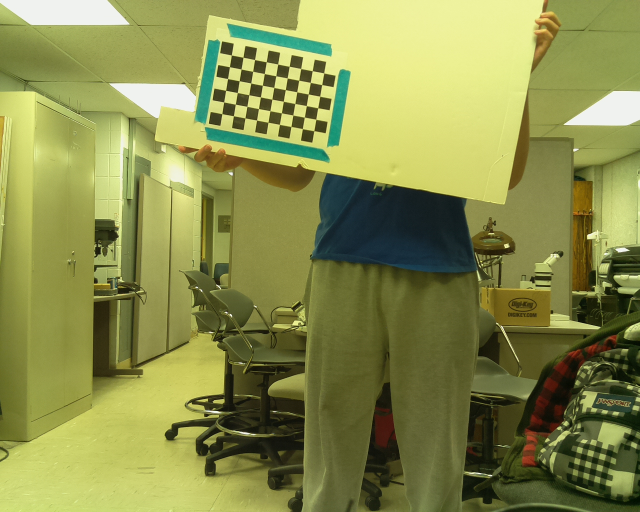
#> input picture Calib/calib_img/calib_left00.jpg, 1280 x 1024 px (shown at 1/2 size); its folder holds 4 pictures in this run
$ python calib.py
#> lines starting #> are read from the running program, lines starting #| are printed output that depends on the picture; after the words box and inside, x2 and y2 are one past the last pixel; in counts of white or black regions, pixels touching at a corner belong together
#!/usr/bin/env python
import cv2 as cv
from copy import deepcopy
import numpy as np
import argparse
from glob import glob
from calib_exception import *

# calib r c size


class Camera:

    # Camera ID
    # cameraMatrix
    # distortionMatrix
    # focal length
    # horizontal view angle
    #

    def __init__(self, **kwargs):
        self.cameraID = 0
        self.camMat = None
        self.distMat = None
        self.rvec = None
        self.tvec = None
        self.newCam = None
        self.focal = 3.6
        self.error = 0
        self.patternSize = (6,9)
        self.corners = []
        self.img = []
        self.grey_img = []
        self.patternLength = 2.5
        self.image_count = 0
        self.__debug = True
        self.img_size = None
        self.obj_pts = []

        pattern_points = np.zeros( (np.prod(self.patternSize), 3), np.float32 )
        pattern_points[:,:2] = np.indices(self.patternSize).T.reshape(-1, 2)
        pattern_points *= self.patternLength
        self.pattern_points = pattern_points

    def addChessboardImg(self, filepath):
#> called with filepath = 'Calib/calib_img/calib_left00.jpg'
        img = cv.imread(filepath)
#> img is the input picture: shape (1024, 1280, 3); mean B, G, R 77.2, 141.9, 137.1
        grey_img = cv.cvtColor(src=img, code=cv.COLOR_BGR2GRAY)
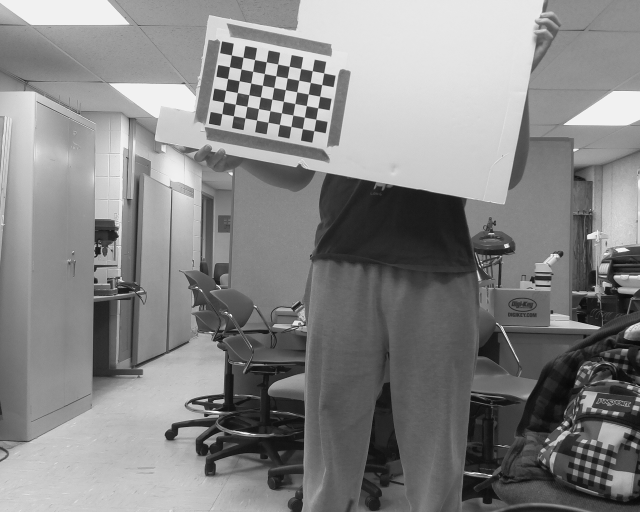
#> grey_img: shape (1024, 1280) (shown at 1/2 size); min 1, max 254, mean 133.1
        ret, corners = cv.findChessboardCorners(image=grey_img, patternSize=self.patternSize, )
#> ret = True; corners = 54 rows, first 8: [444.3, 227.7], [447.8, 204.4], [451.6, 181.1], [455.7, 157.6], [459.5, 134], [463.4, 110.6], [467.3, 232], [471.3, 208.7]

        if not ret:
            raise ChessboardNotFound(filepath)
        cv.cornerSubPix(grey_img, corners, winSize=(5, 5), zeroZone=(-1, -1),
                        criteria=(cv.TERM_CRITERIA_MAX_ITER+cv.TERM_CRITERIA_EPS, 100, 0.001))
        if self.img_size is None:
            height, width = img.shape[:2]
#> height = 1024; width = 1280
            self.img_size = (width, height)
#> self.img_size = (1280, 1024)
        if self.__debug:
            img_corner = deepcopy(img)
            cv.drawChessboardCorners(img_corner, self.patternSize, corners, True)
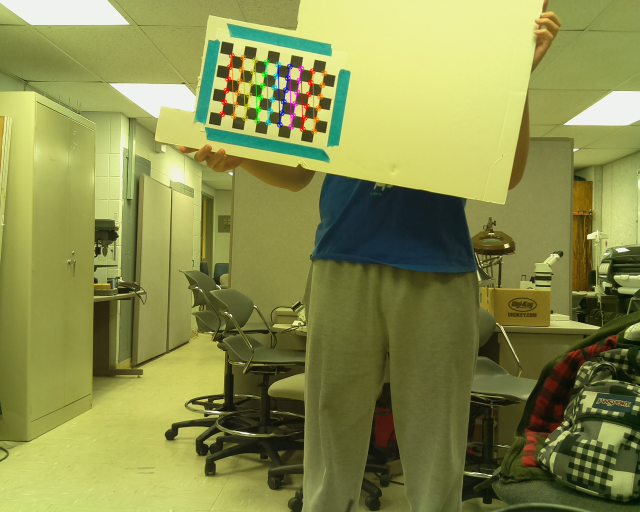
#> img_corner: shape (1024, 1280, 3) (shown at 1/2 size); 0.76% of pixels changed, all inside (x1, y1, x2, y2) = (438, 105, 655, 269)
            debug_fn = filepath.replace("calib_img", "debug")
            cv.imwrite(debug_fn, img_corner)

        self.img.append(img)
        self.grey_img.append(grey_img)
        self.corners.append(corners.reshape(-1, 2))
        self.obj_pts.append(self.pattern_points)
        self.image_count += 1

    def Calibrate(self):
        if self.image_count < 10:
            raise ValueError("Chessboard images are not enough for accurate calibration")

        rms, cameraMat, dist, rvec, tvec = cv.calibrateCamera(self.obj_pts, self.corners, self.img_size, None, None)
        newCam = cv.getOptimalNewCameraMatrix(cameraMat, dist, self.img_size, 1, self.img_size, 0)
        self.newCam = newCam
        self.camMat = cameraMat
        self.distMat = dist
        self.rvec = rvec
        self.tvec = tvec
        print("Error:"+str(rms))

    def saveCalib(self):
        np.save("calib_files/cam-l.npy", self.camMat)
        np.save("calib_files/dist-l.npy", self.distMat)
        np.save("calib_files/rvec-l.npy", self.rvec)
        np.save("calib_files/tvec-l.npy", self.tvec)
        np.save("calib_files/newCam-l.npy", self.newCam)

    def __str__(self):
        retstr = 'Camera ID: '+str(self.cameraID)+'\n\n'
        retstr += 'CameraMatrix:\n'+str(self.camMat)+'\n\n'
        retstr += 'DistortionMatrix:\n'+str(self.distMat)+'\n\n'
        return retstr

if __name__ == '__main__':
    imgL = glob("calib_img/*l*.jpg")
    imgL.sort()
    imgR = glob("calib_img/*r*.jpg")
    imgR.sort()
    cam0 = Camera()
    cam0.__debug = True
    cam1 = Camera()
    cam1.__debug = True
    for file in imgL:
        cam0.addChessboardImg(file)
#> pass 2 of the loop `for file in imgL:`:
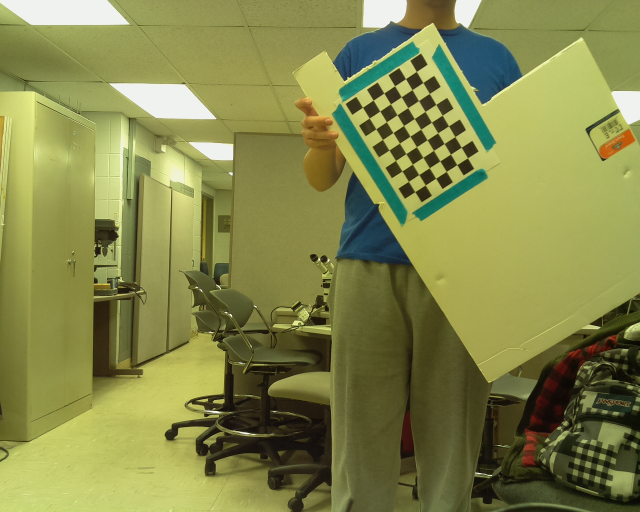
#> input picture Calib/calib_img/calib_left01.jpg, 1280 x 1024 px (shown at 1/2 size)
#> in addChessboardImg, img is the input picture: shape (1024, 1280, 3); mean B, G, R 75.3, 135.3, 132.1
#> in addChessboardImg (call 2), `grey_img = cv.cvtColor(src=img, code=cv.COLOR_BGR2GRAY)`:
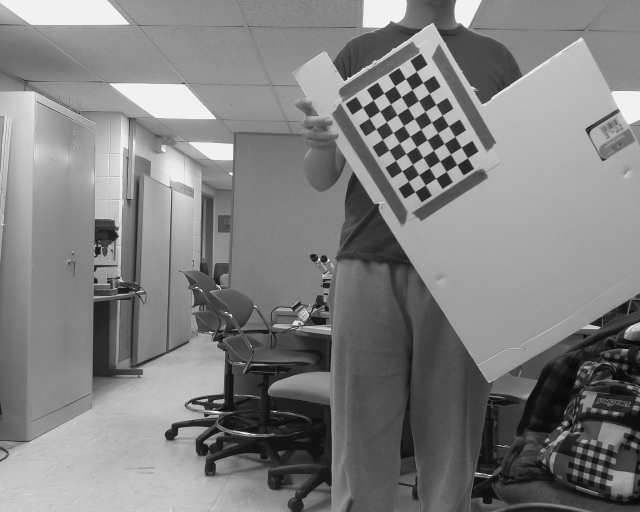
#> grey_img: shape (1024, 1280) (shown at 1/2 size); min 1, max 254, mean 127.5
#> corners = 54 rows, first 8: [725.5, 214.7], [746.7, 200.7], [768.2, 186.4], [789.8, 172], [811.5, 157.8], [833, 143.3], [738.9, 236.3], [760.3, 222.4]
#> in addChessboardImg (call 2), `cv.drawChessboardCorners(img_corner, self.patternSize, corners, True)`:
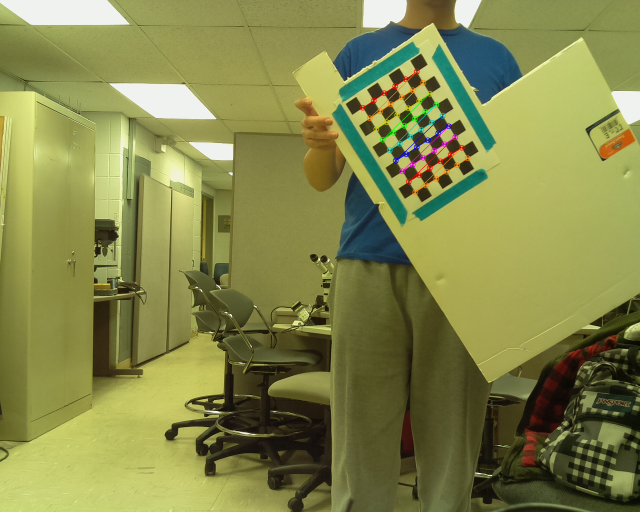
#> img_corner: shape (1024, 1280, 3) (shown at 1/2 size); 0.72% of pixels changed, all inside (x1, y1, x2, y2) = (719, 137, 942, 391)
#> pass 3 of the loop `for file in imgL:`:
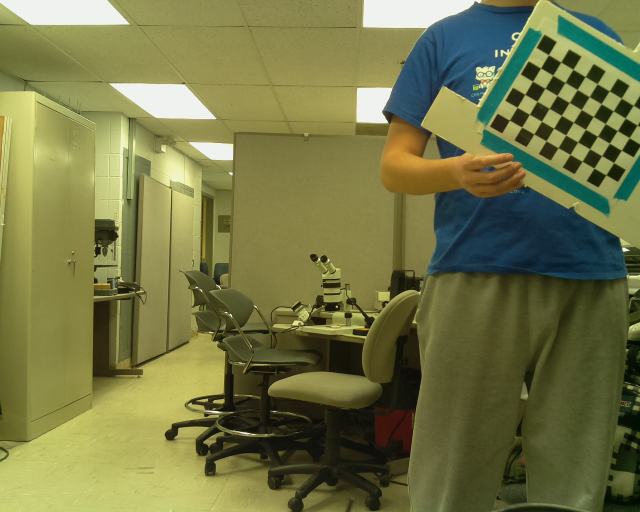
#> input picture Calib/calib_img/calib_left02.jpg, 1280 x 1024 px (shown at 1/2 size)
#> in addChessboardImg, img is the input picture: shape (1024, 1280, 3); mean B, G, R 70.2, 118.2, 116.2
#> in addChessboardImg (call 3), `grey_img = cv.cvtColor(src=img, code=cv.COLOR_BGR2GRAY)`:
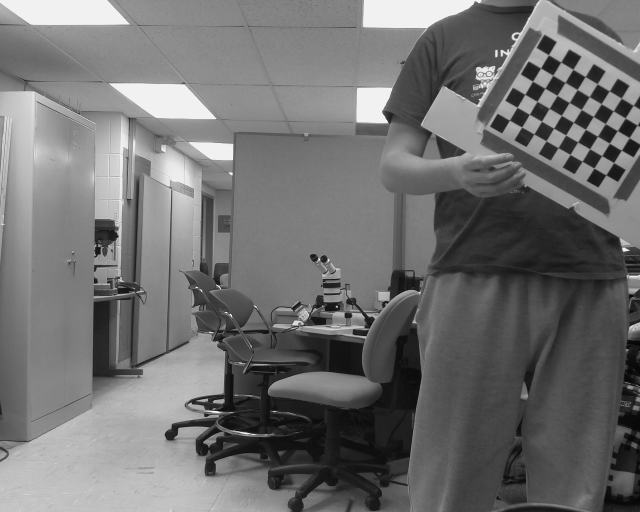
#> grey_img: shape (1024, 1280) (shown at 1/2 size); min 1, max 254, mean 112.1
#> ret = False; corners = None
#> (the run stopped early here; a loop or call above may not have finished)
